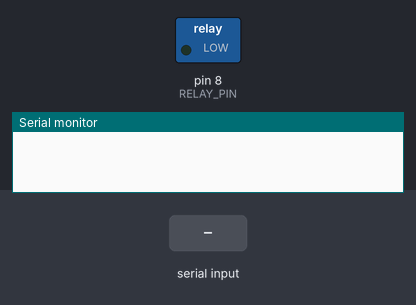
Simulated run of this sketch. Board: Arduino Uno, built with avr-gcc and run on an emulated ATmega328P. Parts: switched loads named in the sketch (green lamp = pin HIGH), the last lines printed to the serial monitor. The test bench sets the inputs (shaded band).

Above: at 1.2 s.
1.3 s: "1" received over Serial
At 1.9 s:
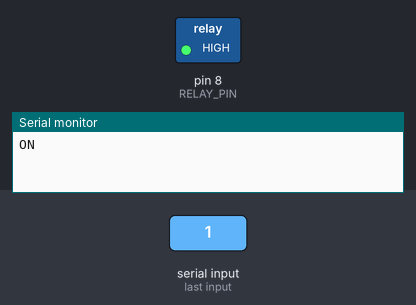
Timing chart, 0 to 4.3 s (numbered marks = the images above; inputs shaded):
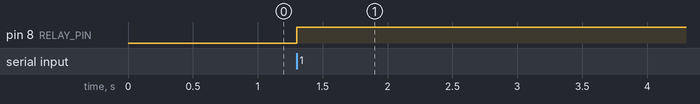

Measured:
- after the input at 1.3 s, pin 8 (RELAY_PIN): LOW → HIGH at once

The sketch:

relay.ino
```cpp
// constants won't change
const int RELAY_PIN = 8;  // the Arduino pin, which connects to the IN pin of relay

// the setup function runs once when you press reset or power the board
void setup() {
  Serial.begin(115200);
  // initialize digital pin as an output.
  pinMode(RELAY_PIN, OUTPUT);
}

char txt = 0;

// the loop function runs over and over again forever
void loop() {
  if (Serial.available() > 0) {
    txt = Serial.read();

    if (txt == '1')  {
      digitalWrite(RELAY_PIN, HIGH);
      Serial.println("ON");
      delay(180000);
      digitalWrite(RELAY_PIN, LOW);
      Serial.println("OFF");
    } /*else if (txt == '0')  {
      digitalWrite(RELAY_PIN, LOW);
      Serial.println("OFF");
    }*/
  }
  /*digitalWrite(RELAY_PIN, HIGH);
  Serial.println("ON");
  delay(5000);
  digitalWrite(RELAY_PIN, LOW);
  Serial.println("OFF");
  delay(5000);*/
}
```
